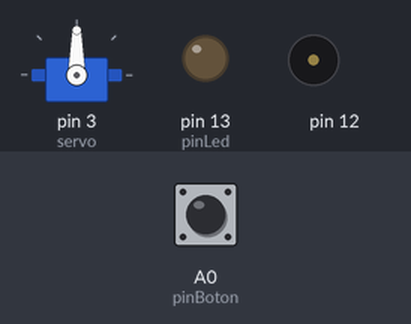
The sketch below on a simulated Arduino Uno, built with avr-gcc and run on an emulated ATmega328P. On the bench: servo, output pins drawn as LEDs (lit = HIGH), buzzer (waves = sounding). Inputs (shaded band) come from the test bench; at power-on: A0 (pinBoton) LOW.

Above: at 1.2 s.
1.3 s: A0 (pinBoton) pulled HIGH for 0.15 s
At 1.7 s:
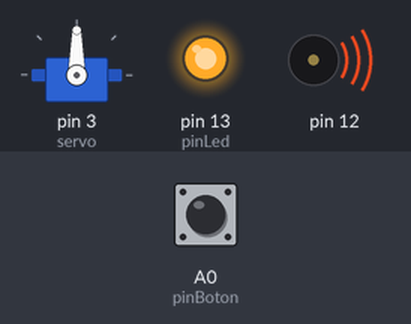
At 3.0 s:
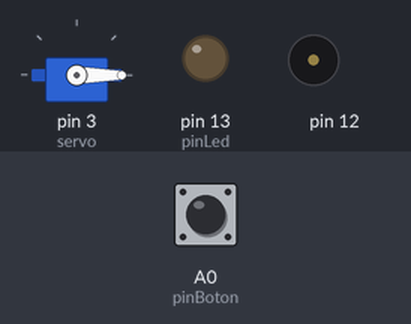
Timing chart, 0 to 13.8 s (numbered marks = the images above; inputs shaded):
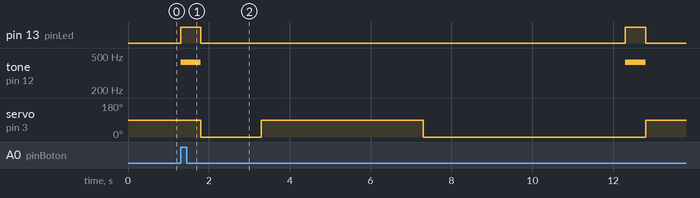

Measured:
- after the input at 1.3 s, pin 13 (pinLed): alternates HIGH for 0.50 s and LOW for 10.5 s, starting at once; tone on pin 12: alternates 420 Hz for 0.50 s and silent for 10.5 s, starting at once; servo on pin 3 (servo): 90° → 0° after 0.50 s, → 90° 1.5 s later, → 0° 4.0 s later, → 90° 5.5 s later

The sketch:

Proyecto_0015.ino
```cpp
 //Motor servo NOTA: No funciono
#include <Servo.h>
Servo servo;

int pinLed = 13;
int pinBoton = A0;

void setup() {
  pinMode (pinBoton, INPUT);
  pinMode (pinLed, OUTPUT);
  servo.attach(3, 650, 1750);
}

void loop() {
  if(digitalRead(pinBoton) == HIGH){
      digitalWrite(pinLed, HIGH);
      tone (12, 420, 500);
      delay(500);
      digitalWrite(pinLed, LOW);
      servo.write(0);
      delay(1500);
      servo.write(90);
      delay(4000);
      servo.write(0);
      delay(5000);
      digitalWrite(pinLed, HIGH);
      tone (12, 420, 500);
      delay(500);
      digitalWrite(pinLed, LOW);
    }
    else{
        servo.write(90);
      }
}
```

Led_Matrix.cpp
```cpp
#include "Arduino.h"
#include "Led_Matrix.h"

Led_Matrix::Led_Matrix(uint8_t row, uint8_t column){
  size_r = row;
  size_c = column;

  for ( int i = 0; i < (size_r + size_c); i++ )
    pinMode( i, OUTPUT );
}

void Led_Matrix::GND_High(){
  for( int i = 0; i < size_c; i++)
  digitalWrite( i, HIGH );
}

void Led_Matrix::Row_Low(){
  for( int i = size_r; i < ((size_c + size_r) - 1); i++)
    digitalWrite( i, LOW );
}

void Led_Matrix::All_On(){
  for ( int i = (size_r + size_c) - 1; i >= size_r; i-- )
    digitalWrite( i, HIGH );
  for( int i = size_r - 1; i >= 0; i-- )
    digitalWrite( i, LOW );
}

void Led_Matrix::All_Off(){
  for ( int i = (size_r + size_c) - 1; i >= size_r; i-- )
    digitalWrite( i, LOW );
}

void Led_Matrix::Sweep_Ver(){
  int mTime = 0;
  All_Off();
  for ( int i = (size_r + size_c); i >= size_r; i--){
    digitalWrite( i, HIGH );
    delay(50);
    mTime = mTime + 50;
  }
  All_On();
  delay(1000 - mTime);
  All_Off();
}

void Led_Matrix::Sweep_Hor(){
  int mTime = 0;
  All_On();
  GND_High();
  for( int i = (size_c - 1); i >= 0; i--){
    digitalWrite( i, LOW );
    delay(50);
    mTime = mTime + 50;
  }
  All_On();
  delay(1000 - mTime);
  All_Off();
}

void Led_Matrix::Square_In(){
  int time = 1;
  int rep = 10;
  All_On();
  for (int x = 0; x < rep; x++){
    for( int i = 0; i < 8;i++){
      GND_High();
      digitalWrite(i,LOW);
      delay(time);
    }
  }

  digitalWrite(size_c, LOW);
  digitalWrite(size_c+size_r-1, LOW);
  for (int x = 0; x < rep; x++){
    for( int i = 1; i < 7;i++){
      GND_High();
      digitalWrite(i,LOW);
      delay(time);
    }
  }

  digitalWrite(size_c + 1, LOW);
  digitalWrite(size_c+size_r-2, LOW);
  for (int x = 0; x < rep; x++){
    for( int i = 2; i < 6;i++){
      GND_High();
      digitalWrite(i,LOW);
      delay(time);
    }
  }

  digitalWrite(size_c + 2, LOW);
  digitalWrite(size_c+size_r-3, LOW);
  for (int x = 0; x < rep *50; x++){
    for( int i = 3; i < 5;i++){
      GND_High();
      digitalWrite(i,LOW);
      delay(time);
    }
  }
}

void Led_Matrix::Square_Out(){
  int time = 1;
  int rep = 10;
  All_On();

  digitalWrite(size_c, LOW);
  digitalWrite(size_c+size_r-1, LOW);
  digitalWrite(size_c + 1, LOW);
  digitalWrite(size_c+size_r-2, LOW);
  digitalWrite(size_c + 2, LOW);
  digitalWrite(size_c+size_r-3, LOW);
  for (int x = 0; x < rep; x++){
    for( int i = 3; i < 5;i++){
      GND_High();
      digitalWrite(i,LOW);
      delay(time);
    }
  }

  digitalWrite(size_c + 2, HIGH);
  digitalWrite(size_c+size_r-3, HIGH);
  for (int x = 0; x < rep; x++){
    for( int i = 2; i < 6;i++){
      GND_High();
      digitalWrite(i,LOW);
      delay(time);
    }
  }

  digitalWrite(size_c + 1, HIGH);
  digitalWrite(size_c+size_r-2, HIGH);
  for (int x = 0; x < rep; x++){
    for( int i = 1; i < 7;i++){
      GND_High();
      digitalWrite(i,LOW);
      delay(time);
    }
  }

  digitalWrite(size_c, HIGH);
  digitalWrite(size_c+size_r-1, HIGH);
  for (int x = 0; x < rep; x++){
    for( int i = 0; i < 8;i++){
      GND_High();
      digitalWrite(i,LOW);
      delay(time);
    }
  }
  All_On();
  delay(500);
}

void Led_Matrix::Line_Ver(){
  int mTime = 0;
  All_On();
  GND_High();
  for( int i = (size_c - 1); i >= 0; i--){
    digitalWrite(i+1,HIGH);
    digitalWrite( i, LOW );
    delay(50);
    mTime = mTime + 50;
  }
}

void Led_Matrix::Line_Ver_Rev(){
  int mTime = 0;
  All_On();
  GND_High();
  for( int i = 0; i <= size_c - 1; i++){
    digitalWrite(i-1,HIGH);
    digitalWrite( i, LOW );
    delay(50);
    mTime = mTime + 50;
  }
}

void Led_Matrix::Line_Hor(){
  int mTime = 0;
  All_Off();
  for ( int i = (size_r + size_c); i >= size_r; i--){
    digitalWrite( i+1,LOW);
    digitalWrite( i, HIGH );
    delay(50);
    mTime = mTime + 50;
  }
}

void Led_Matrix::Line_Hor_Rev(){
  int mTime = 0;
  All_Off();
  for ( int i = size_r; i <= size_r+size_c; i++){
    digitalWrite( i-1,LOW);
    digitalWrite( i, HIGH );
    delay(50);
    mTime = mTime + 50;
  }
}
```

Led_Matrix.h
```cpp
#ifndef Led_Matrix_h
#define Led_Matrix_h

class Led_Matrix{
  private:
  int size_r;
  int size_c;
  void GND_High();
  void Row_Low();

  public:
  Led_Matrix(uint8_t row, uint8_t column);
  void All_On();
  void All_Off();
  void Sweep_Ver();
  void Sweep_Hor();
  void Square_In();
  void Square_Out();
  void Line_Ver();
  void Line_Hor();
  void Line_Ver_Rev();
  void Line_Hor_Rev();
};

#endif
```
